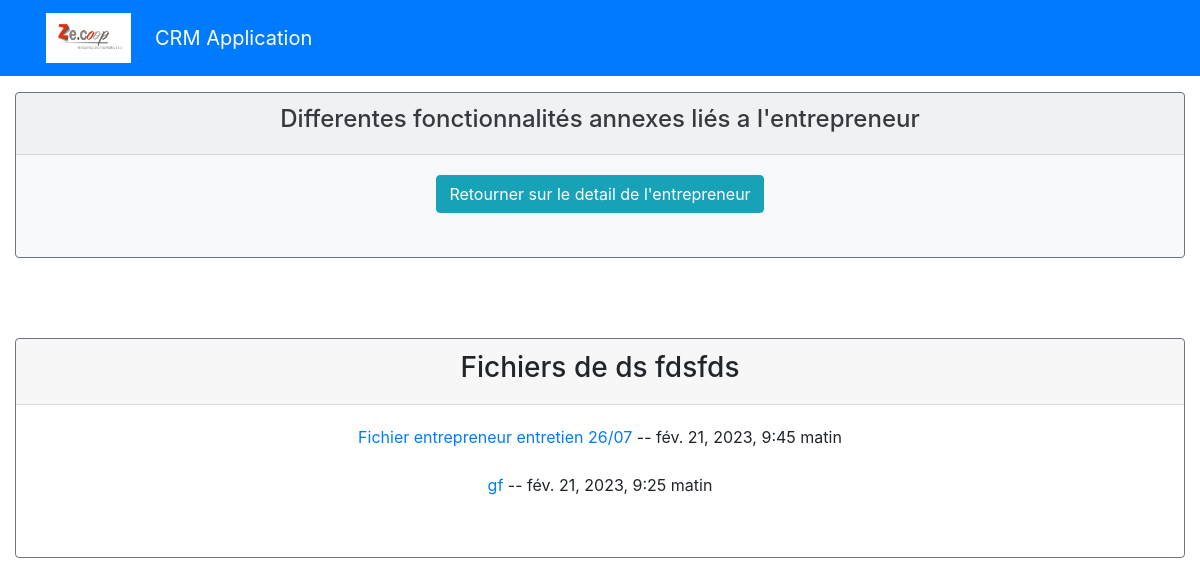
The page /home/21/fichiers/ on the database its author committed.
### appflux/models.py (models this page shows, shortened)
class Entrepreneur(models.Model):
    nom = models.CharField (max_length=30,)
    prenom = models.CharField(max_length=30, verbose_name="prénom")
    matricule = models.CharField(max_length=30, blank=True)
    photo = models.ImageField(default='avatar.jpg', upload_to='entrepreneur_avatars', blank=True,)
    telephone = models.CharField(max_length=15 ,blank=True, verbose_name="téléphone")
    structure = models.CharField(max_length=40, choices=STRUCTURE,)
    email = models.CharField(max_length=150,)
    nationalite = models.CharField(max_length=150, verbose_name="nationalité")
    naissance = models.CharField(max_length=100, verbose_name="pays de naissance",)
    numero = models.CharField( max_length=15 ,verbose_name="numéro de téléphone professionel", blank=True)
    adresse_postal = models.CharField(max_length=200, verbose_name="Code")
    adresse = models.CharField(max_length=200, blank=True, null=True)
    securite_social = models.CharField(max_length=240, blank=True, verbose_name=" Numéro de sécurité social")
    date_naissance = models.DateField(verbose_name="date de naissance")
    ville = models.CharField(max_length=120, verbose_name="lieu de résidence", blank=True )
    fonction = models.CharField(max_length=240, blank=True,)
    date_entree = models.DateField(blank=True, null= True, verbose_name="date d'entrée dans la CAE")
    debut = models.DateField(blank=True, null=True, verbose_name="date du début du contrat")
    motif = models.CharField(max_length=240, blank=True, verbose_name=' Contrat de travail', choices=TRAVAIL)
    activite = models.CharField(max_length=40, blank=True, verbose_name="type de activité", choices=ACTIVITE)
    manager = models.ForeignKey(User, on_delete=models.CASCADE, null=True, blank=True)

class Fichier(models.Model):
    nom = models.CharField(max_length=100)
    fichier = models.FileField(upload_to= "fichiers/")
    entrepreneur = models.ForeignKey(Entrepreneur, on_delete=models.CASCADE)
    date_created = models.DateTimeField(auto_now=True)

### appflux/views.py (the view)
# urls.py: path('home/<int:entrepreneur_id>/fichiers/', appflux.views.fichiers, name='fichiers'),
def fichiers(request, entrepreneur_id):
    entrepreneur = get_object_or_404(Entrepreneur, id=entrepreneur_id)
    fichiers = Fichier.objects.filter(entrepreneur=entrepreneur).order_by("-date_created")
    return render(request, 'appflux/fichiers.html', {'entrepreneur': entrepreneur, 'fichiers': fichiers})

### appflux/templates/appflux/fichiers.html (shortened to what this page needs)
{% extends "base.html" %}
{% block content %}
<div class="col">
  <div class="card text-white bg-light my-3 border-secondary"  >
      <div class="card-header text-center ">
          <h4 class = "text-dark">Differentes fonctionnalités annexes liés a l'entrepreneur</h4>
      </div>
      <div class="card-body text-center">
          <div class="row">
              <div class="col">
                  <a class="btn btn-info" href="{% url 'entrepreneur_detail' entrepreneur.id %}"> Retourner sur le detail de l'entrepreneur</a> </br>
              </div>
          </div>
      </div></br>
  </div>
</div>
<div class="col">
  <div class="card  my-3 border-secondary"  >
      <div class="card-header">
        <h3 class="text-center">Fichiers de {{entrepreneur.nom}} {{entrepreneur.prenom}} </h3>
      </div>
      <div class="card-body text-center">
          <div class="row">
              <div class="col">
                {% if fichiers %}
                  <ul class="list-unstyled">
                  {% for fichier in fichiers %}
                    <li><a href="{{ fichier.fichier.url }}">{{ fichier.nom }}</a> -- {{ fichier.date_created }}</li></br>
                  {% endfor %}
                  </ul>
                {% else %}
                  <p>Aucun fichier disponible.</p>
                {% endif %}
              </div>
      </div>
  </div>
  </div>
{% endblock content %}

### rows shown on the page
Entrepreneur: nom "ds", prenom "fdsfds"
Fichier: nom "Fichier entrepreneur entretien 26/07", date_created "fév. 21, 2023, 9:45 matin"
Fichier: nom "gf", date_created "fév. 21, 2023, 9:25 matin"
